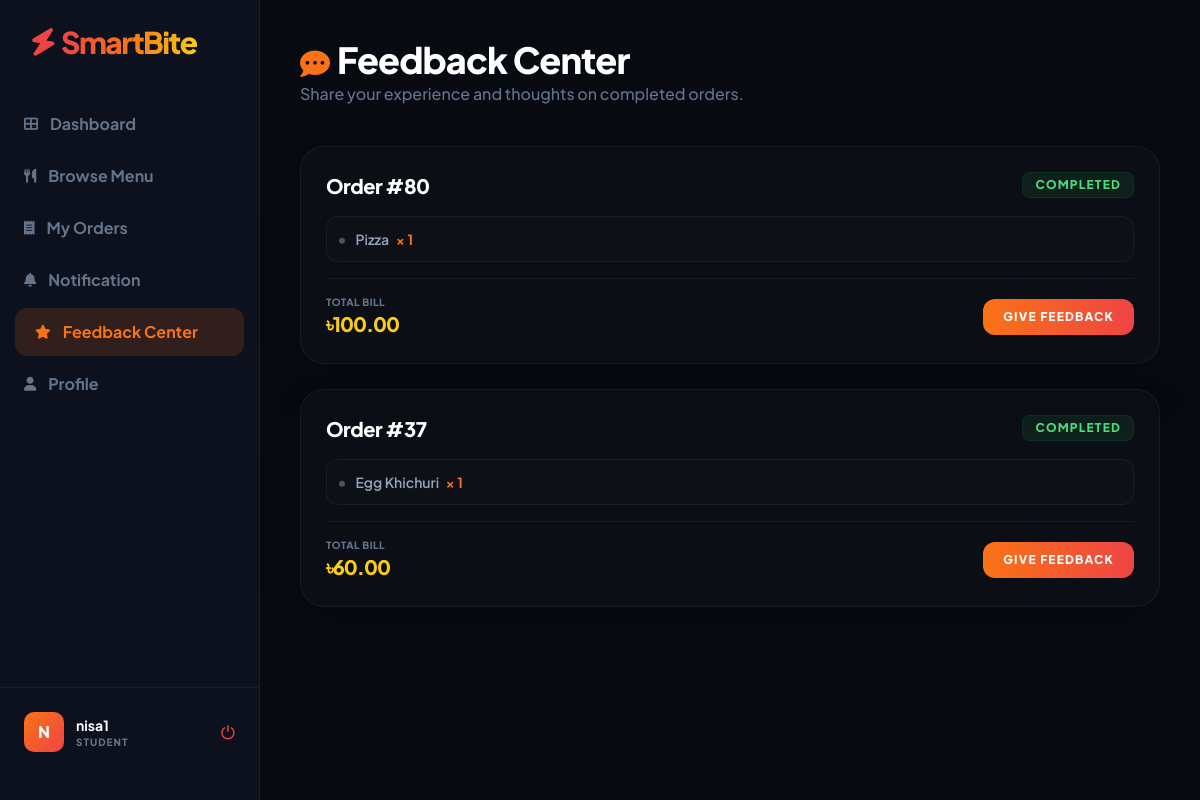
The app's page /feedbacks/ (signed in) with its own data.
### SmartCanteen/models.py (models this page shows, shortened)
class Order(models.Model):
    STATUS_CHOICES = (
        ('Pending', 'Pending'),
        ('Ready', 'Ready'),
        ('Done', 'Done'),
        ('Cancelled', 'Cancelled'),
    )
    PICKUP_CHOICES = (
        ('Takeaway', 'Takeaway'),
        ('Dine-in', 'Dine-in'),
    )
    PAYMENT_CHOICES = (
        ('Cash', 'Cash'),
        ('Online', 'Online'),
    )
    user = models.ForeignKey(
        User,
        on_delete=models.CASCADE,
        related_name='orders',
        null=True,
        blank=True
    )
    customer_name = models.CharField(max_length=100)
    total_price = models.DecimalField(max_digits=10, decimal_places=2)
    status = models.CharField(
        max_length=20,
        choices=STATUS_CHOICES,
        default='Pending'
    )
    order_type = models.CharField(
        max_length=20,
        choices=PICKUP_CHOICES,
        default='Takeaway'
    )
    payment_method = models.CharField(
        max_length=20,
        choices=PAYMENT_CHOICES,
        default='Cash'
    )
    payment_status = models.BooleanField(default=False)  # ✅ ADD THIS
    created_at = models.DateTimeField(auto_now_add=True)

class OrderItem(models.Model):
    order = models.ForeignKey(
        Order,
        on_delete=models.CASCADE,
        related_name='items'
    )
    food = models.ForeignKey(
        Food,
        on_delete=models.CASCADE
    )
    quantity = models.IntegerField(default=1)

class Food(models.Model):
    CATEGORY_CHOICES = (
        ('Rice', 'Rice'),
        ('Bread', 'Bread'),
        ('Snacks', 'Snacks'),
        ('Drinks', 'Drinks'),
        ('Dessert', 'Dessert'),
    )
    name = models.CharField(max_length=100)
    category = models.CharField(
        max_length=50,
        choices=CATEGORY_CHOICES,
        default='Snacks'
    )
    price = models.DecimalField(max_digits=10, decimal_places=2)
    quantity = models.IntegerField(default=0)
    photo = models.ImageField(
        upload_to='food_images/',
        blank=True,
        null=True
    )
    available = models.BooleanField(default=True)

### SmartCanteen/views.py (the view)
# urls.py: path('feedbacks/', views.feedback_list, name='feedback_list'),
@login_required
def feedback_list(request):
    orders = Order.objects.filter(
        user=request.user,
        status="Done"
    ).prefetch_related('items', 'items__food').order_by('-id')
    return render(request, 'feedback_list.html', {
        'orders': orders
    })

### templates/feedback_list.html (shortened to what this page needs)
<!DOCTYPE html>
<html lang="en">
<head>
    <script src="https://cdn.tailwindcss.com"></script>
    <link rel="stylesheet" href="https://cdnjs.cloudflare.com/ajax/libs/font-awesome/6.0.0/css/all.min.css">
</head>
<body>
    <aside class="sidebar flex flex-col justify-between">
        <div>
            <div class="px-8 mb-10">
                <h1 class="text-3xl brand-logo">
                    <i class="fas fa-bolt" style="color: #ef4444; transform: rotate(10deg);"></i>
                    <span class="brand-gradient">SmartBite</span>
                </h1>
            </div>
            <nav class="space-y-1">
                <a href="{% url 'dashboard' %}" class="nav-item"><i class="fas fa-th-large mr-3 text-sm"></i> Dashboard</a>
                <a href="{% url 'menu' %}" class="nav-item"><i class="fas fa-utensils mr-3 text-sm"></i> Browse Menu</a>
                <a href="{% url 'orders_view' %}" class="nav-item"><i class="fas fa-receipt mr-3 text-sm"></i> My Orders</a>
                <a href="{% url 'notifications' %}" class="nav-item"><i class="fas fa-bell mr-3 text-sm"></i> Notification</a>
                <a href="{% url 'feedback_list' %}" class="nav-item active"><i class="fas fa-star mr-3 text-sm"></i> Feedback Center</a>
                <a href="{% url 'profile' %}" class="nav-item"><i class="fas fa-user mr-3 text-sm"></i> Profile</a>
            </nav>
        </div>
        <div class="p-6 border-t border-white/5">
            <div class="flex items-center gap-3">
                <div class="avatar-box">{{ user.username|slice:":1"|upper }}</div>
                <div class="flex-1">
                    <p class="text-sm font-bold text-white">{{ user.username }}</p>
                    <p class="text-[10px] text-slate-500 uppercase font-black tracking-widest">Student</p>
                </div>
                <form action="{% url 'logout' %}" method="post" class="m-0 inline">
                    <button type="submit" class="text-red-500 hover:scale-110 transition text-lg" title="Logout">⏻</button>
                </form>
            </div>
        </div>
    </aside>
    <main class="main-content">
        <header class="mb-10">
            <h1 class="text-4xl font-black text-white tracking-tight">
                <i class="fa-solid fa-comment-dots text-orange-500 mr-2 text-3xl align-middle"></i>Feedback Center
            </h1>
            <p class="text-slate-500 font-medium">Share your experience and thoughts on completed orders.</p>
        </header>
        <div class="max-w-4xl">
            {% for order in orders %}
                <div class="card shadow-2xl">
                    <div class="flex justify-between items-start mb-4">
                        <h3 class="text-xl font-extrabold text-white tracking-tight">Order #{{ order.id }}</h3>
                        <span class="text-xs font-black uppercase tracking-widest bg-green-500/10 text-green-400 px-3 py-1 rounded-lg border border-green-500/10">Completed</span>
                    </div>
                    <div class="text-sm font-semibold text-slate-400 space-y-1 mb-4 bg-white/[0.01] p-3 rounded-xl border border-white/5">
                        {% for item in order.items.all %}
                            <div>
                                <i class="fas fa-circle text-[6px] text-slate-600 mr-2 align-middle"></i>
                                {{ item.food.name }} <span class="text-orange-500 font-bold ml-1">× {{ item.quantity }}</span>
                            </div>
                        {% endfor %}
                    </div>
                    <div class="flex justify-between items-center border-t border-white/5 pt-4 mt-2">
                        <div>
                            <span class="text-[10px] uppercase font-black text-slate-500 tracking-wider block">Total Bill</span>
                            <span class="text-xl font-black text-[#facc15] tracking-tighter">৳{{ order.total_price }}</span>
                        </div>
                        <a href="{% url 'feedback_page' order.id %}" class="px-5 py-2.5 bg-gradient-to-r from-orange-500 to-red-500 text-white font-extrabold text-xs uppercase tracking-widest rounded-xl hover:shadow-lg hover:shadow-orange-500/20 hover:brightness-110 active:scale-95 transition-all">
                            Give Feedback
                        </a>
                    </div>
                </div>
            {% empty %}
                <div class="card text-center py-24 border-dashed border-white/10">
                    <div class="text-5xl mb-4 opacity-30">💬</div>
                    <p class="text-slate-500 font-bold uppercase tracking-widest text-xs">No completed orders yet.</p>
                </div>
            {% endfor %}
        </div>
    </main>
</body>
</html>

### templates/feedback_list.html (style rules this page uses)
:root { --primary-orange: #f97316; --primary-red: #ef4444; --primary-yellow: #facc15; --bg-dark: #080a12; --sidebar-bg: #0d111d; }
body { background: var(--bg-dark); color: #e2e8f0; font-family: 'Plus Jakarta Sans', sans-serif; display: flex; }
.sidebar { width: 260px; background: var(--sidebar-bg); height: 100vh; position: fixed; border-right: 1px solid rgba(255, 255, 255, 0.05); padding: 24px 0; display: flex; flex-direction: column; }
.brand-logo { font-weight: 900; letter-spacing: -1.5px; display: flex; align-items: center; gap: 8px; }
.brand-gradient { background: linear-gradient(to right, #ef4444, #f97316, #facc15); -webkit-background-clip: text; -webkit-text-fill-color: transparent; }
.nav-item { display: flex; align-items: center; padding: 12px 24px; color: #64748b; text-decoration: none; transition: 0.3s; font-weight: 700; }
.nav-item.active { color: #f97316 !important; background: rgba(249, 115, 22, 0.15) !important; border-radius: 12px; margin: 0 15px; padding-left: 20px; }
.main-content { margin-left: 260px; padding: 40px; width: calc(100% - 260px); }
.card { background: rgba(255, 255, 255, 0.02); border: 1px solid rgba(255, 255, 255, 0.05); border-radius: 24px; padding: 25px; margin-bottom: 25px; transition: 0.3s; }
.avatar-box { background: linear-gradient(135deg, #f97316, #ef4444); color: white; width: 40px; height: 40px; border-radius: 10px; display: flex; align-items: center; justify-content: center; font-weight: 800; }

### records on screen
Order: id "80", total_price "100.00"
OrderItem: food.name "Pizza", quantity "1"
Order: id "37", total_price "60.00"
OrderItem: food.name "Egg Khichuri", quantity "1"

### other values on screen
{{ user.username|slice:":1"|upper }} "N"
{{ user.username }} "nisa1"
